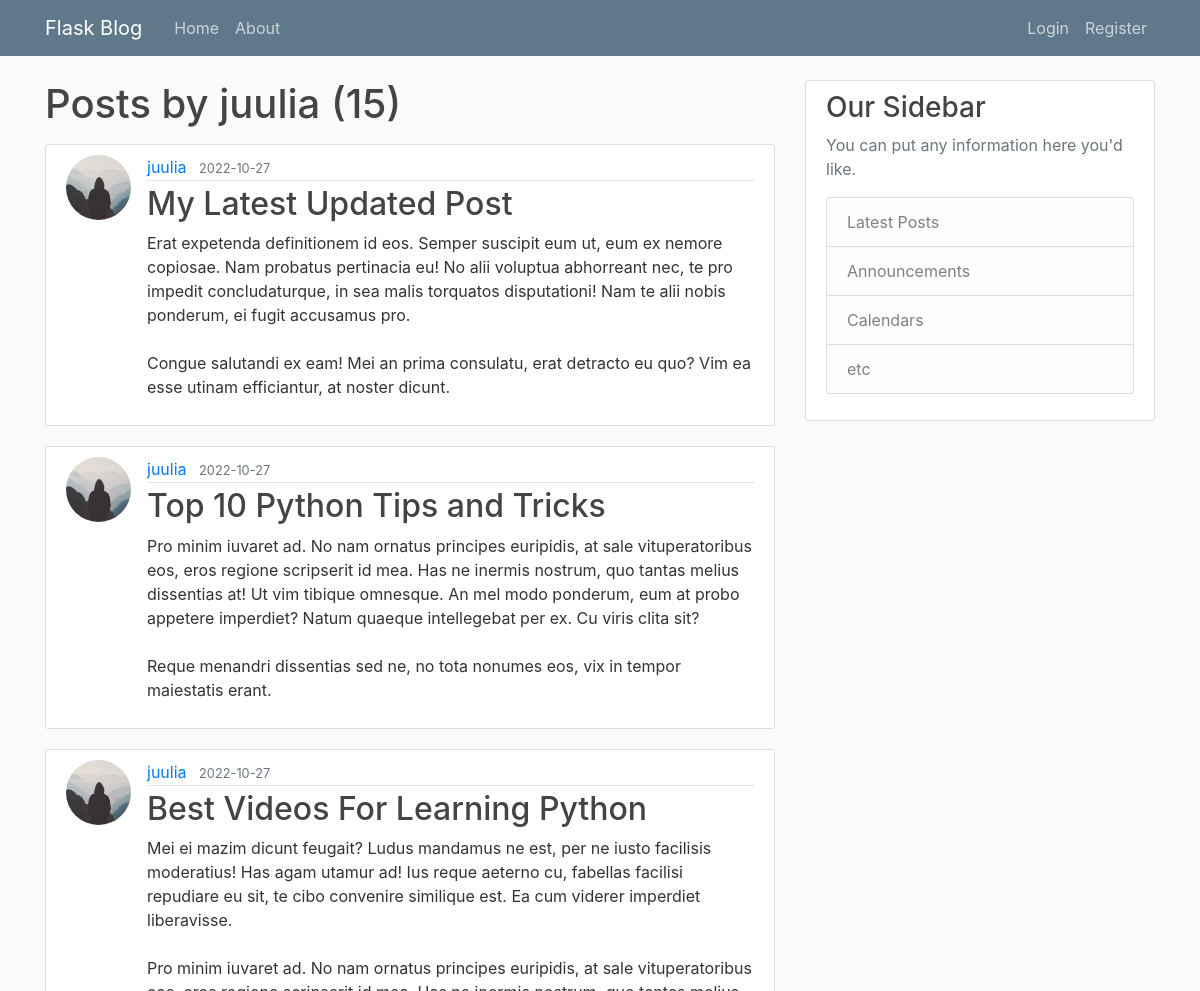
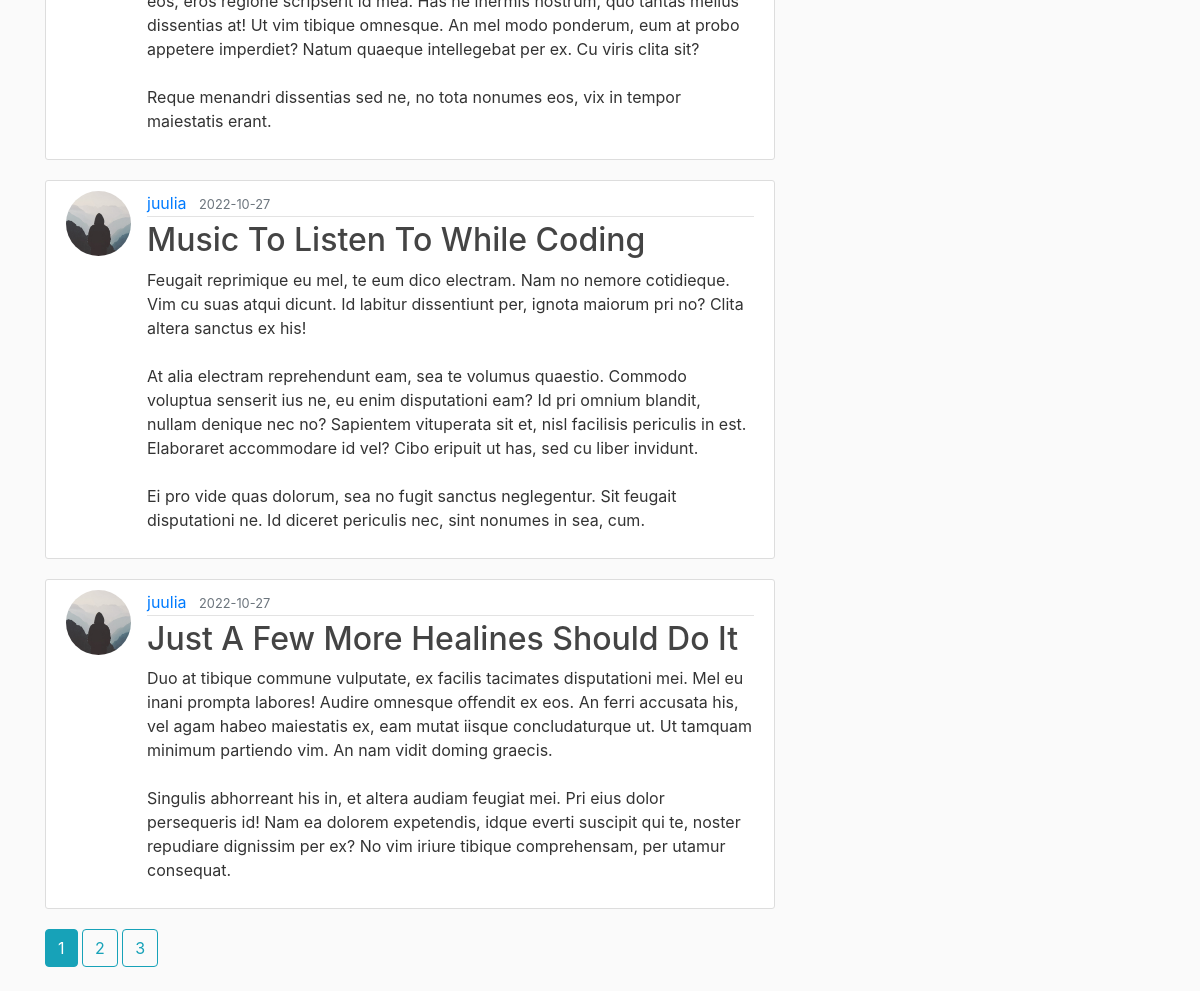
The page /users/juulia on the database as committed earlier (2 pictures, top to bottom).
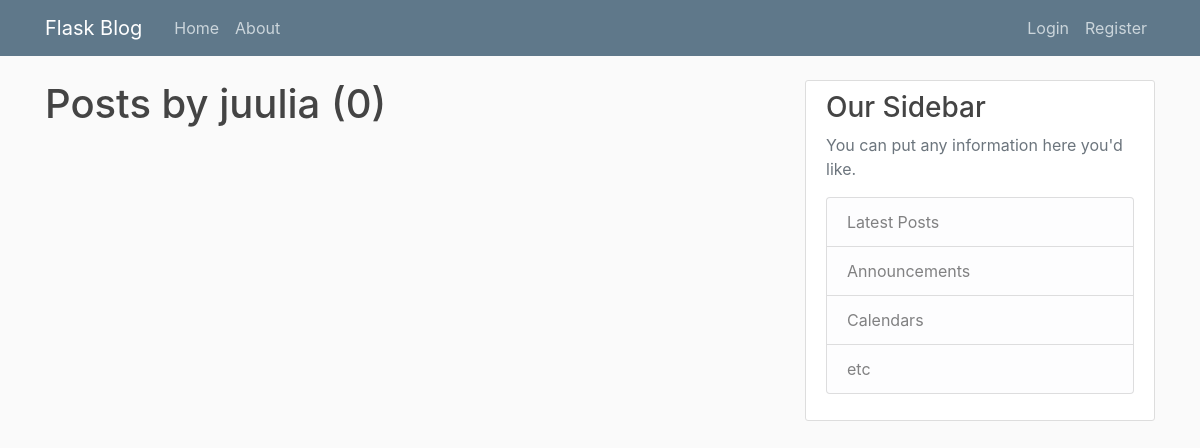
The same page on the database as committed later.
### flask_blog/models.py (models this page shows, shortened)
class Post(db.Model):
    id = db.Column(db.Integer, primary_key=True)
    title = db.Column(db.String(100), nullable=False)
    date_posted = db.Column(db.DateTime, nullable=False, default=datetime.utcnow)
    content = db.Column(db.Text, nullable=False)
    user_id = db.Column(db.Integer, db.ForeignKey('user.id'), nullable=False)

class User(db.Model, UserMixin):
    id = db.Column(db.Integer, primary_key=True)
    username = db.Column(db.String(20), unique=True, nullable=False)
    email = db.Column(db.String(120), unique=True, nullable=False)
    image_file = db.Column(db.String(20), nullable=False, default='default.jpg')
    password = db.Column(db.String(60), nullable=False)
    posts = db.relationship('Post', backref='author', lazy=True)

### flask_blog/users/routes.py (the view)
@users.route('/users/<string:username>')
def user_posts(username):
    page = request.args.get('page', 1, type=int)
    user = User.query.filter_by(username=username).first_or_404()
    posts = Post.query.filter_by(author=user)\
        .order_by(Post.date_posted.desc())\
        .paginate(page=page, per_page=5)
    return render_template('user_posts.html', posts=posts, user=user)

### flask_blog/templates/user_posts.html
{% extends "layout.html" %}
{% block content %}
    <h1 class="mb-3">Posts by {{ user.username }} ({{ posts.total }})</h1>
    {% for post in posts.items %}
        <article class="media content-section">
          <img class="rounded-circle article-img" src="{{ url_for('static', filename='profile_pics/' + post.author.image_file) }}">
          <div class="media-body">
            <div class="article-metadata">
              <a class="mr-2" href="{{ url_for('users.user_posts', username=post.author.username) }}">{{ post.author.username }}</a>
              <small class="text-muted">{{ post.date_posted.strftime('%Y-%m-%d') }}</small>
            </div>
            <h2><a class="article-title" href="{{ url_for('posts.post', post_id=post.id) }}">{{ post.title }}</a></h2>
            <p class="article-content">{{ post.content }}</p>
          </div>
        </article>
    {% endfor %}
    {% for page_num in posts.iter_pages(left_edge=1, right_edge=1, left_current=1, right_current=2) %}
      {% if page_num %}
        {% if posts.page == page_num %}
          <a class="btn btn-info mb-4" href="{{ url_for('users.user_posts', username=user.username, page=page_num) }}">{{ page_num }}</a>
        {% else %}
          <a class="btn btn-outline-info mb-4" href="{{ url_for('users.user_posts', username=user.username, page=page_num) }}">{{ page_num }}</a>
        {% endif %}
      {% else %}
        ...
      {% endif %}
    {% endfor %}
{% endblock content %}

Rows that differ between the two databases and show on the page:
removed Post: image_file (placeholder picture), author.username "juulia", date_posted "2022-10-27", title "My Latest Updated Post", content "Erat expetenda definitionem id eos. Semper suscipit eum ut, eum ex nemore copiosae. Nam probatus pertinacia eu! No alii voluptua abhorreant nec, te pro impedit concludaturque, in sea malis torquatos disputationi! Nam te alii nobis ponderum, ei fugit accusamus pro. Congue salutandi ex eam! Mei an prima consulatu, erat detracto eu quo? Vim ea esse utinam efficiantur, at noster dicunt."
removed Post: image_file (placeholder picture), author.username "juulia", date_posted "2022-10-27", title "Top 10 Python Tips and Tricks", content "Pro minim iuvaret ad. No nam ornatus principes euripidis, at sale vituperatoribus eos, eros regione scripserit id mea. Has ne inermis nostrum, quo tantas melius dissentias at! Ut vim tibique omnesque. An mel modo ponderum, eum at probo appetere imperdiet? Natum quaeque intellegebat per ex. Cu viris clita sit? Reque menandri dissentias sed ne, no tota nonumes eos, vix in tempor maiestatis erant."
removed Post: image_file (placeholder picture), author.username "juulia", date_posted "2022-10-27", title "Best Videos For Learning Python", content "Mei ei mazim dicunt feugait? Ludus mandamus ne est, per ne iusto facilisis moderatius! Has agam utamur ad! Ius reque aeterno cu, fabellas facilisi repudiare eu sit, te cibo convenire similique est. Ea cum viderer imperdiet liberavisse. Pro minim iuvaret ad. No nam ornatus principes euripidis, at sale vituperatoribus eos, eros regione scripserit id mea. Has ne inermis nostrum, quo tantas melius dissentias at! Ut vim tibique omnesque. An mel modo ponderum, eum at probo appetere imperdiet? Natum quaeque intellegebat per ex. Cu viris clita sit? Reque menandri dissentias sed ne, no tota nonumes eos, vix in tempor maiestatis erant."
removed Post: image_file (placeholder picture), author.username "juulia", date_posted "2022-10-27", title "Music To Listen To While Coding", content "Feugait reprimique eu mel, te eum dico electram. Nam no nemore cotidieque. Vim cu suas atqui dicunt. Id labitur dissentiunt per, ignota maiorum pri no? Clita altera sanctus ex his! At alia electram reprehendunt eam, sea te volumus quaestio. Commodo voluptua senserit ius ne, eu enim disputationi eam? Id pri omnium blandit, nullam denique nec no? Sapientem vituperata sit et, nisl facilisis periculis in est. Elaboraret accommodare id vel? Cibo eripuit ut has, sed cu liber invidunt. Ei pro vide quas dolorum, sea no fugit sanctus neglegentur. Sit feugait disputationi ne. Id diceret periculis nec, sint nonumes in sea, cum."
removed Post: image_file (placeholder picture), author.username "juulia", date_posted "2022-10-27", title "Just A Few More Healines Should Do It", content "Duo at tibique commune vulputate, ex facilis tacimates disputationi mei. Mel eu inani prompta labores! Audire omnesque offendit ex eos. An ferri accusata his, vel agam habeo maiestatis ex, eam mutat iisque concludaturque ut. Ut tamquam minimum partiendo vim. An nam vidit doming graecis. Singulis abhorreant his in, et altera audiam feugiat mei. Pri eius dolor persequeris id! Nam ea dolorem expetendis, idque everti suscipit qui te, noster repudiare dignissim per ex? No vim iriure tibique comprehensam, per utamur consequat."
Other text that changed with them:
{{ posts.total }}: "15" → "0"
list line gone: "1"
list line gone: "2"
list line gone: "3"
